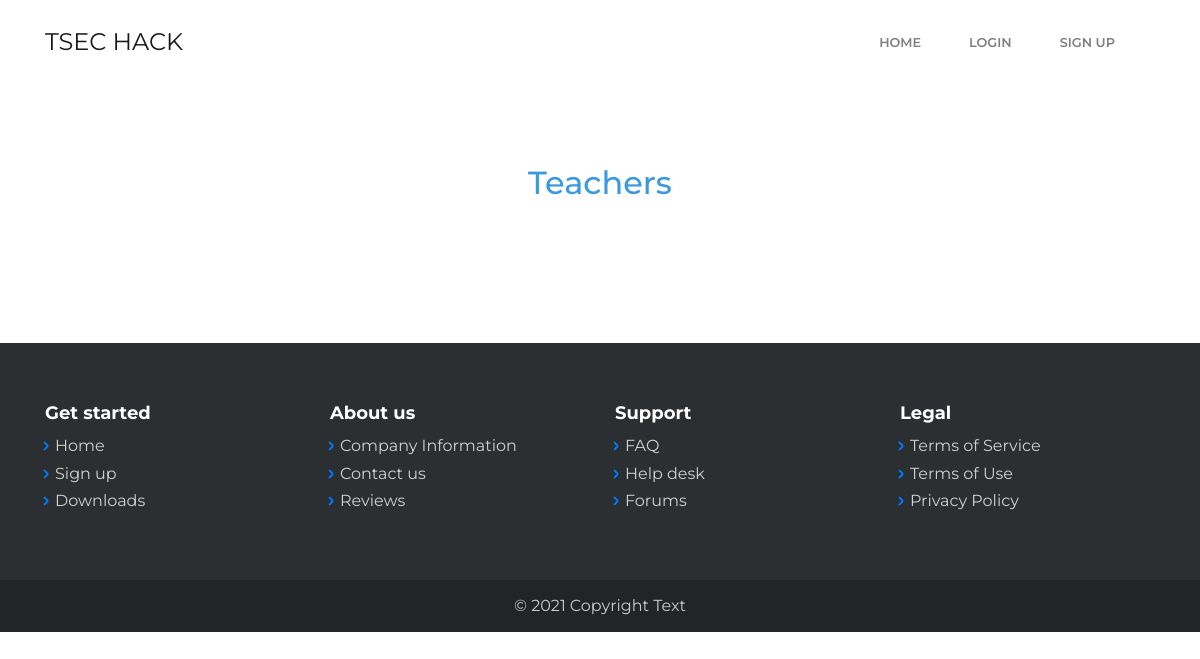
Before: /teachers/ with the older database file.
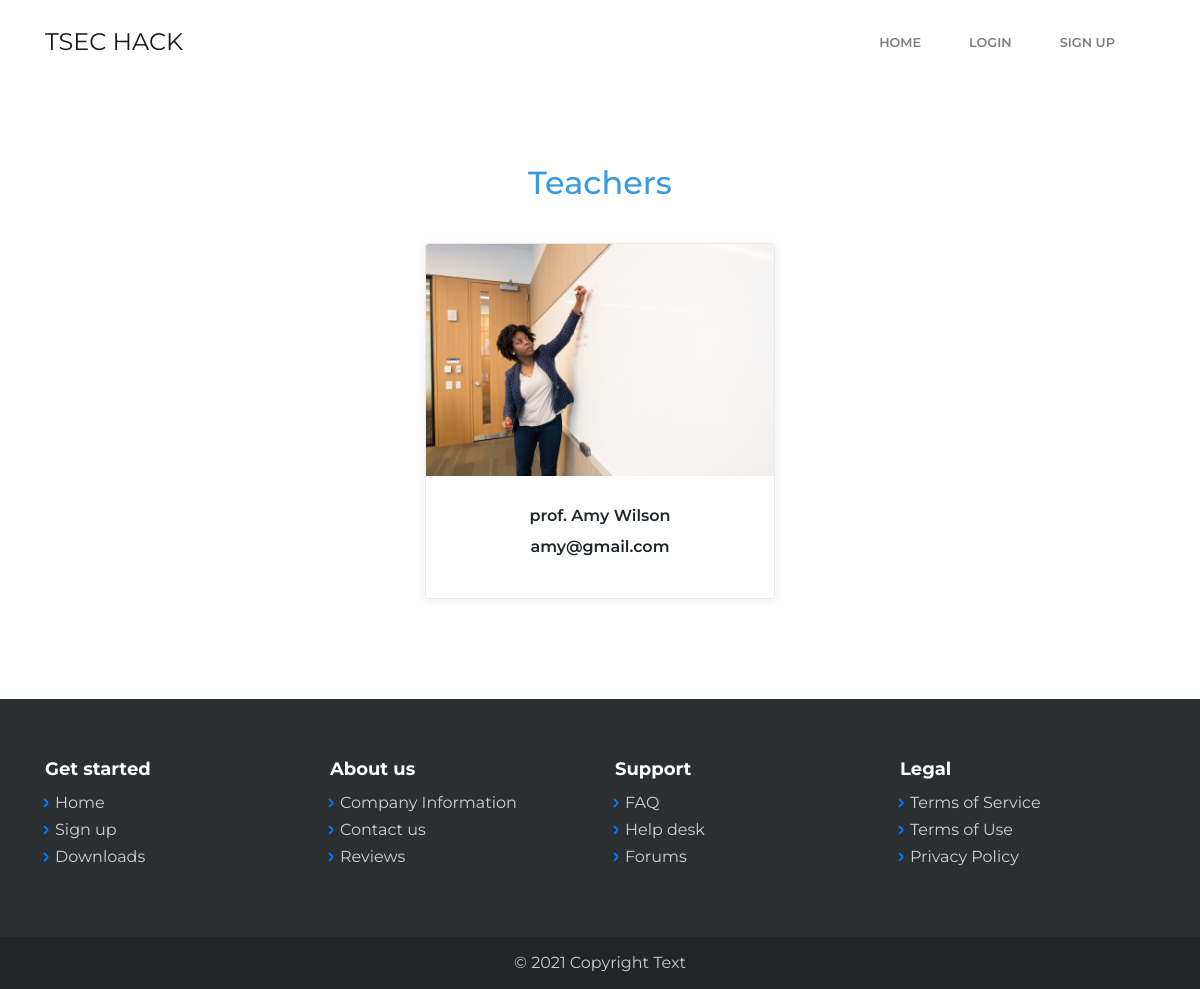
After: the same page with the newer database file.
### accounts/models.py (models this page shows, shortened)
class Teacher (models.Model):
    teacher_id = models.AutoField(primary_key=True)
    teacher_name = models.CharField(max_length=100, null=False)
    username = models.CharField(max_length=10, null=False, default ="")
    password =  models.CharField(max_length=10, null=False,default="")
    teacher_image = models.ImageField(upload_to="teacher-images/", default="")
    teacher_email = models.EmailField(max_length=254, default="")
    teacher_phone = models.CharField(max_length=20, default='')
    teacher_dob = models.DateField(auto_now=False, auto_now_add=False)
    course =models.ForeignKey(Course, on_delete=models.CASCADE, default="")

### accounts/views.py (the view)
# urls.py: path("teachers/", views.teachers, name='teachers'),
def teachers(request):
    tech = Teacher.objects.all()
    return render(request, 'teachers.html', {'tech': tech})

### templates/teachers.html (shortened to what this page needs)
{% extends 'base.html' %}
{% load static %}
{% block body %}
    <main class="page">
        <section class="clean-block about-us">
            <div class="container">
                <div class="block-heading">
                    <h2 class="text-info">Teachers</h2>
                </div>
                {% for tea in tech %}
                <div class="row justify-content-center">
                    <div class="col-sm-6 col-lg-4">
                        <div class="card text-center clean-card"><img class="card-img-top w-100 d-block" src="/media/{{tea.teacher_image}}">
                            <div class="card-body info">
                                <h4 class="card-title">{{ tea.teacher_name }}</h4>
                                <h4 class="card-title">{{ tea.teacher_email }}</h4>
                            </div>
                        </div>
                    </div>
                    </div>
                    {% endfor %}
                </div>
        </section>
    </main>
{% endblock %}

### templates/base.html (shortened to what this page needs)
{% load static %}
<!DOCTYPE html>
<html>
<head>
	<link rel="stylesheet" href="{% static 'bootstrap/css/bootstrap.min.css' %}">
	<link rel="stylesheet" href="{% static 'fonts/simple-line-icons.min.css' %}">
	<link rel="stylesheet" href="https://cdnjs.cloudflare.com/ajax/libs/baguettebox.js/1.10.0/baguetteBox.min.css">
	<link rel="stylesheet" href="{% static 'css/smoothproducts.css' %}">
	<link rel="stylesheet" href="https://cdnjs.cloudflare.com/ajax/libs/font-awesome/4.7.0/css/font-awesome.min.css">
</head>
<body>
	<nav class="navbar navbar-light navbar-expand-lg fixed top bg-white clean-navbar">
		<div class="container"><a class="navbar-brand logo" href="/">TSEC HACK</a>
            <div class="collapse navbar-collapse" id="navcol-1">
                <ul class="navbar-nav ml-auto">
                    <li class="nav-item">
                      <a class="nav-link" href="/">Home</a>
                      </li>
                    <li class="nav-item">
                      <a class="nav-link " href="/allstudents">
                    Login
                    </a>
                    </li>
                      <li class="nav-item">
                        <a class="nav-link " href="/addstudent">Sign Up</a>
                        </li>
                </ul>
            </div>
        </div>
    </nav>
    {% block body %}{% endblock %}
    <footer class="page-footer dark">
        <div class="container">
            <div class="row">
                <div class="col-sm-3">
                    <h5>Get started</h5>
                    <ul>
                        <li><a href="#">Home</a></li>
                        <li><a href="#">Sign up</a></li>
                        <li><a href="#">Downloads</a></li>
                    </ul>
                </div>
                <div class="col-sm-3">
                    <h5>About us</h5>
                    <ul>
                        <li><a href="#">Company Information</a></li>
                        <li><a href="#">Contact us</a></li>
                        <li><a href="#">Reviews</a></li>
                    </ul>
                </div>
                <div class="col-sm-3">
                    <h5>Support</h5>
                    <ul>
                        <li><a href="#">FAQ</a></li>
                        <li><a href="#">Help desk</a></li>
                        <li><a href="#">Forums</a></li>
                    </ul>
                </div>
                <div class="col-sm-3">
                    <h5>Legal</h5>
                    <ul>
                        <li><a href="#">Terms of Service</a></li>
                        <li><a href="#">Terms of Use</a></li>
                        <li><a href="#">Privacy Policy</a></li>
                    </ul>
                </div>
            </div>
        </div>
        <div class="footer-copyright">
            <p>© 2021 Copyright Text</p>
        </div>
    </footer>
</body>
</html>

### static/css/smoothproducts.css (style rules this page uses)
html, body { height: 100%; width: 100%; }

Changed rows visible on the page:
added Teacher: teacher_image (picture), teacher_name "prof. Amy Wilson", teacher_email "amy@gmail.com"
